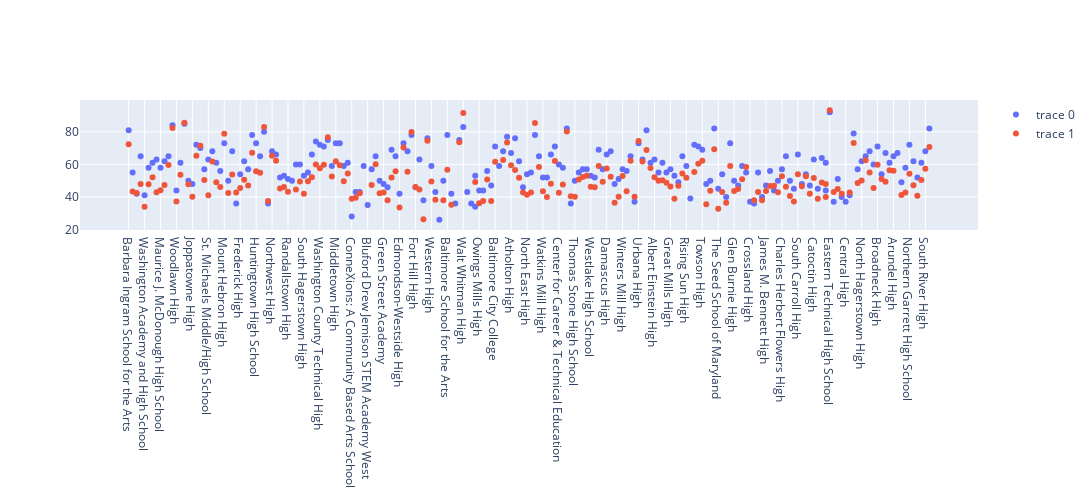

Notebook source saved alongside this figure:
### Code cell
fig = make_subplots(rows=1, cols=1)
fig.add_trace(go.Scatter(x = base["School Name"], y = base["Total Points Earned Percentage"], mode = "markers"))
#fig.add_trace(go.Scatter(x = finalhs["School Name"], y = finalhs["Score"], mode = "markers"))
#fig.add_trace(go.Scatter(x = finalhs2["School Name"], y = finalhs2["Score"], mode = "markers"))
fig.add_trace(go.Scatter(x = finalhs3["School Name"], y = finalhs3["Score"], mode = "markers"))

fig.update_layout(width = 2000, height = 500)
fig.show()

### Figure 1 — Plotly figure (JSON) as saved in the notebook; plotly's stock layout.template omitted (floating-point values rounded to 4 significant figures; data arrays with more than 128 entries replaced by an {"elided": "..."} marker saying what was removed)
{"data": [{"mode": "markers", "type": "scatter", "x": {"elided": "204 str values"}, "y": {"elided": "204 int values"}}, {"mode": "markers", "type": "scatter", "x": {"elided": "204 str values"}, "y": {"elided": "204 float values"}}], "layout": {"height": 500, "width": 2000, "xaxis": {"anchor": "y", "domain": [0, 1]}, "yaxis": {"anchor": "x", "domain": [0, 1]}}}
